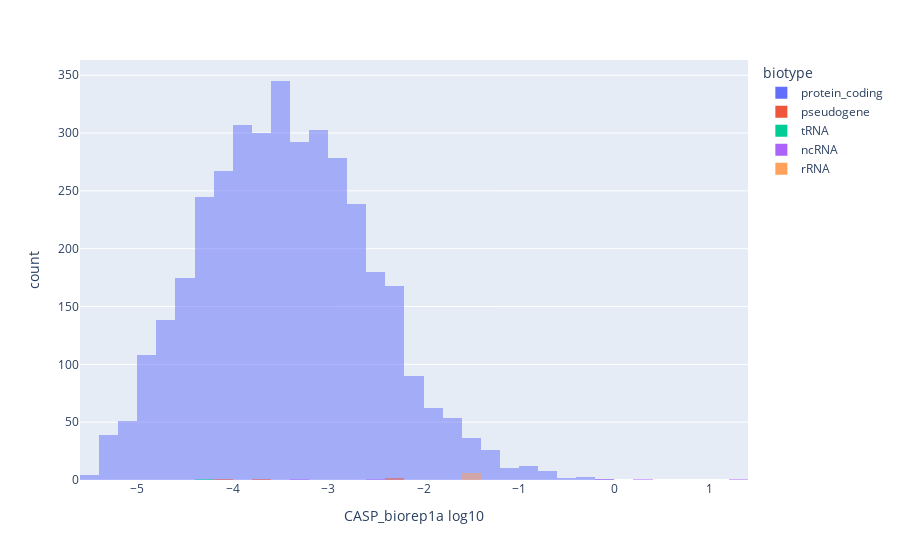

The notebook cell this image was saved under:
### Code cell
MPC_wide.set_index('ID',inplace=True)
sample = 'CASP_biorep1a'
a = MPC_wide[[sample]].copy()
a = a[a[sample]>0]
# remove nan values:
a = a.dropna()
a

# remove inf values:
a = a[a[sample]!=np.inf]
# remove -inf values:
a = a[a[sample]!=-np.inf]
a[sample+' log10'] = a[sample].apply(lambda x: np.log10(x))
a

k12_biotypes = pd.read_csv('normalizion_help_functions_and_info_tables/k12_biotype_map.csv')
k12_biotypes_map = dict(zip(k12_biotypes['gene'],k12_biotypes['biotype']))
k12_biotypes_map['KanR'] = 'protein_coding'
k12_biotypes_map['TetR'] = 'protein_coding'
k12_biotypes_map['mCherry'] = 'protein_coding'
a['biotype'] = a.index.map(k12_biotypes_map)
a

a = a[~a['biotype'].isna()]
px.histogram(a,x=sample+' log10',color='biotype',nbins=50,barmode='overlay')

### Figure 1 — Plotly figure (JSON) as saved in the notebook; plotly's stock layout.template omitted (floating-point values rounded to 4 significant figures; data arrays with more than 128 entries replaced by an {"elided": "..."} marker saying what was removed)
{"data": [{"alignmentgroup": "True", "bingroup": "x", "hovertemplate": "biotype=protein_coding<br>CASP_biorep1a log10=%{x}<br>count=%{y}<extra></extra>", "legendgroup": "protein_coding", "marker": {"color": "#636efa", "opacity": 0.5, "pattern": {"shape": ""}}, "name": "protein_coding", "nbinsx": 50, "offsetgroup": "protein_coding", "orientation": "v", "showlegend": true, "type": "histogram", "x": {"elided": "3743 float values"}, "xaxis": "x", "yaxis": "y"}, {"alignmentgroup": "True", "bingroup": "x", "hovertemplate": "biotype=pseudogene<br>CASP_biorep1a log10=%{x}<br>count=%{y}<extra></extra>", "legendgroup": "pseudogene", "marker": {"color": "#EF553B", "opacity": 0.5, "pattern": {"shape": ""}}, "name": "pseudogene", "nbinsx": 50, "offsetgroup": "pseudogene", "orientation": "v", "showlegend": true, "type": "histogram", "x": [-3.69, -2.345, -2.386, -4.043], "xaxis": "x", "yaxis": "y"}, {"alignmentgroup": "True", "bingroup": "x", "hovertemplate": "biotype=tRNA<br>CASP_biorep1a log10=%{x}<br>count=%{y}<extra></extra>", "legendgroup": "tRNA", "marker": {"color": "#00cc96", "opacity": 0.5, "pattern": {"shape": ""}}, "name": "tRNA", "nbinsx": 50, "offsetgroup": "tRNA", "orientation": "v", "showlegend": true, "type": "histogram", "x": [-4.281], "xaxis": "x", "yaxis": "y"}, {"alignmentgroup": "True", "bingroup": "x", "hovertemplate": "biotype=ncRNA<br>CASP_biorep1a log10=%{x}<br>count=%{y}<extra></extra>", "legendgroup": "ncRNA", "marker": {"color": "#ab63fa", "opacity": 0.5, "pattern": {"shape": ""}}, "name": "ncRNA", "nbinsx": 50, "offsetgroup": "ncRNA", "orientation": "v", "showlegend": true, "type": "histogram", "x": [-2.416, 0.2426, -3.289, 1.22, -0.08863], "xaxis": "x", "yaxis": "y"}, {"alignmentgroup": "True", "bingroup": "x", "hovertemplate": "biotype=rRNA<br>CASP_biorep1a log10=%{x}<br>count=%{y}<extra></extra>", "legendgroup": "rRNA", "marker": {"color": "#FFA15A", "opacity": 0.5, "pattern": {"shape": ""}}, "name": "rRNA", "nbinsx": 50, "offsetgroup": "rRNA", "orientation": "v", "showlegend": true, "type": "histogram", "x": [-1.547, -1.544, -1.546, -1.554, -1.565, -1.543], "xaxis": "x", "yaxis": "y"}], "layout": {"barmode": "overlay", "legend": {"title": {"text": "biotype"}, "tracegroupgap": 0}, "margin": {"t": 60}, "xaxis": {"anchor": "y", "domain": [0, 1], "title": {"text": "CASP_biorep1a log10"}}, "yaxis": {"anchor": "x", "domain": [0, 1], "title": {"text": "count"}}}}
